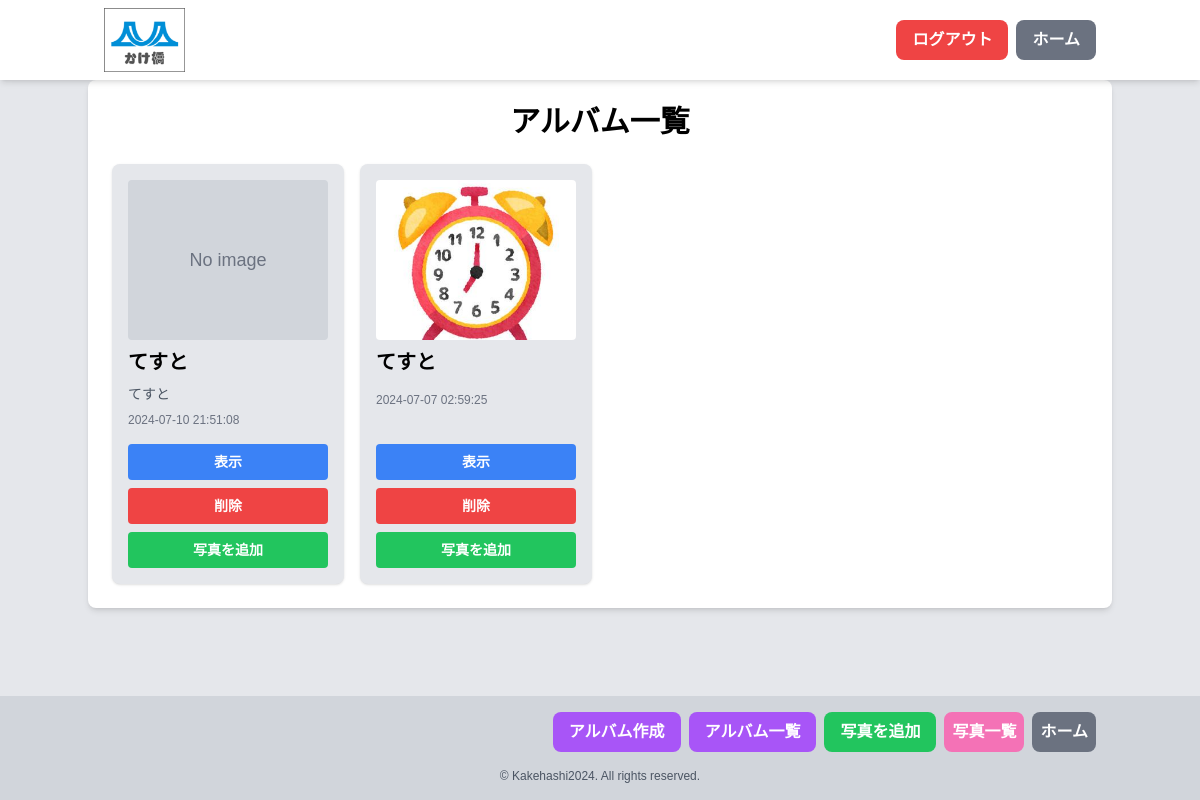
Page /album_view.php (signed in) on the earlier database version.
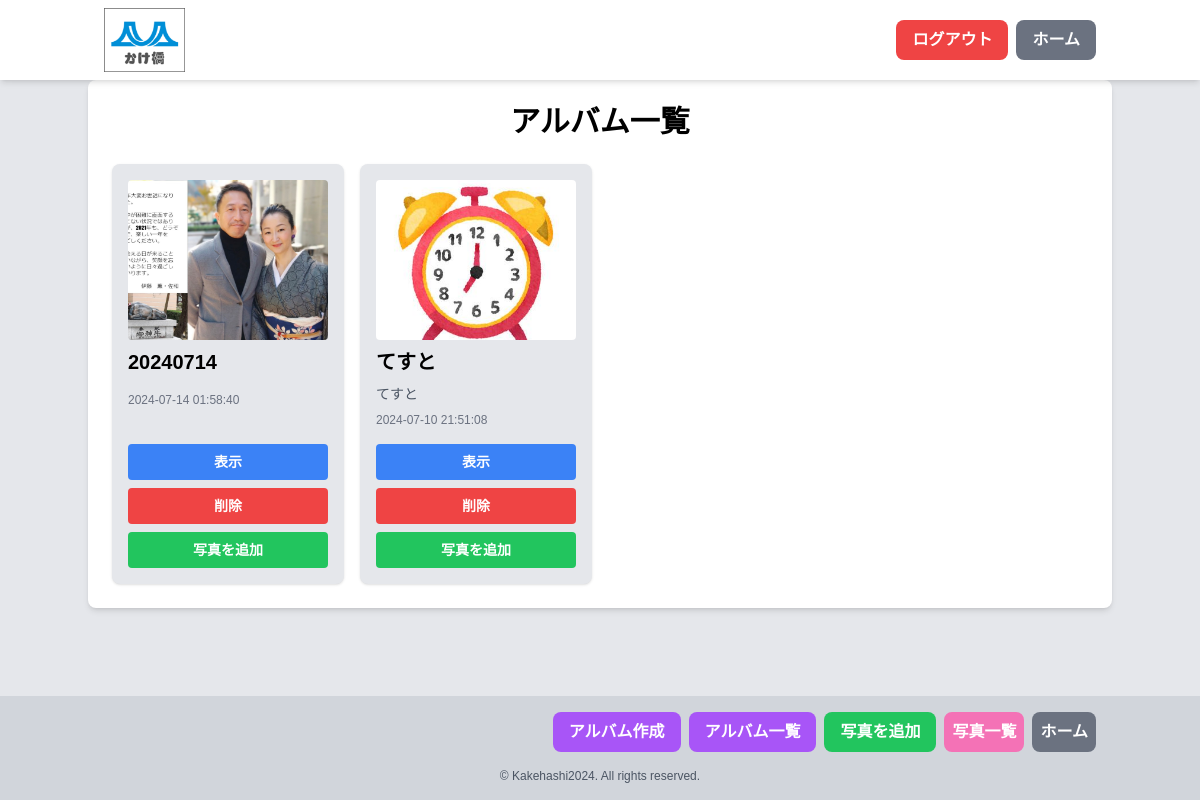
Same page on the later database version.
### tables this page shows
CREATE TABLE `albums` (
  `id` int(11) NOT NULL,
  `group_id` int(11) NOT NULL,
  `name` varchar(255) NOT NULL,
  `description` text DEFAULT NULL,
  `created_at` timestamp NOT NULL DEFAULT current_timestamp()
);

### funcs.php (called while the page is built, shortened)
<?php
function h($str) {
    return htmlspecialchars($str, ENT_QUOTES, 'UTF-8');
}

### album_view.php (the view, shortened to what this page needs)
<?php
include("funcs.php");
$pdo = db_conn();
$group_id = $_SESSION['group_id'];
$stmt = $pdo->prepare("
    SELECT a.*, p.file_name AS thumbnail
    FROM albums a
    LEFT JOIN (
        SELECT ap.album_id, p.file_name,
               p.upload_date
        FROM album_photos ap
        JOIN photos p ON ap.photo_id = p.id
    ) p ON a.id = p.album_id
    WHERE a.group_id = ?
    GROUP BY a.id
    ORDER BY a.created_at DESC
");
$stmt->execute(array($group_id));
$albums = $stmt->fetchAll(PDO::FETCH_ASSOC);
$album_id = isset($_GET['id']) ? $_GET['id'] : null;
?>
<!DOCTYPE html>
<html lang="ja">
<head>
    <script src="https://cdn.tailwindcss.com"></script>
    <link rel="stylesheet" href="styles/main.css">
</head>
<body class="bg-gray-200" id="body">
<?php include 'header0.php'; ?>
    <div class="container mx-auto mt-20 mb-40 p-6 bg-white rounded-lg shadow-md">
        <h1 class="text-3xl font-bold mb-6 text-center">アルバム一覧</h1>
        <?php if (!$album_id): ?>
            <div class="grid grid-cols-2 sm:grid-cols-4 gap-4">
                <?php foreach ($albums as $album): ?>
                    <div class="bg-gray-200 p-4 rounded-lg shadow flex flex-col">
                        <div class="mb-2 h-40 overflow-hidden rounded">
                            <?php if ($album['thumbnail']): ?>
                                <img src="uploads/<?php echo h($album['thumbnail']); ?>" alt="Album thumbnail" class="w-full h-full object-cover">
                            <?php else: ?>
                                <div class="w-full h-full bg-gray-300 flex items-center justify-center">
                                    <span class="text-gray-500">No image</span>
                                </div>
                            <?php endif; ?>
                        </div>
                        <h2 class="text-xl font-bold mb-2 truncate"><?php echo h($album['name']); ?></h2>
                        <p class="text-sm text-gray-600 mb-2 line-clamp-2"><?php echo h($album['description']); ?></p>
                        <p class="text-xs text-gray-500 mb-4"><?php echo h($album['created_at']); ?></p>
                        <div class="flex flex-col space-y-2 mt-auto">
                            <a href="?id=<?php echo h($album['id']); ?>" class="bg-blue-500 hover:bg-blue-700 text-white text-sm font-bold py-2 px-4 rounded text-center">表示</a>
                            <?php if ($_SESSION['role'] !== 'view'): ?>
                                <form method="POST" action="album_delete.php" class="inline" onsubmit="return confirm('本当にこのアルバムを削除しますか？この操作は取り消せません。');">
                                    <button type="submit" class="w-full bg-red-500 hover:bg-red-700 text-white text-sm font-bold py-2 px-4 rounded">削除</button>
                                </form>
                            <?php endif; ?>
                            <a href="album_add_photos.php?id=<?php echo h($album['id']); ?>" class="bg-green-500 hover:bg-green-700 text-white text-sm font-bold py-2 px-4 rounded text-center">写真を追加</a>
                        </div>
                    </div>
                <?php endforeach; ?>
            </div>
        <?php endif; ?>
    </div>
    <?php include 'footer_photo.php'; ?>
</body>
</html>

Differences in the rows shown:
removed albums: name "てすと", created_at "2024-07-07 02:59:25"
added albums: shows a picture, name "20240714", created_at "2024-07-14 01:58:40"
shown differently, row unchanged: albums "てすと": no longer shows "No image"
